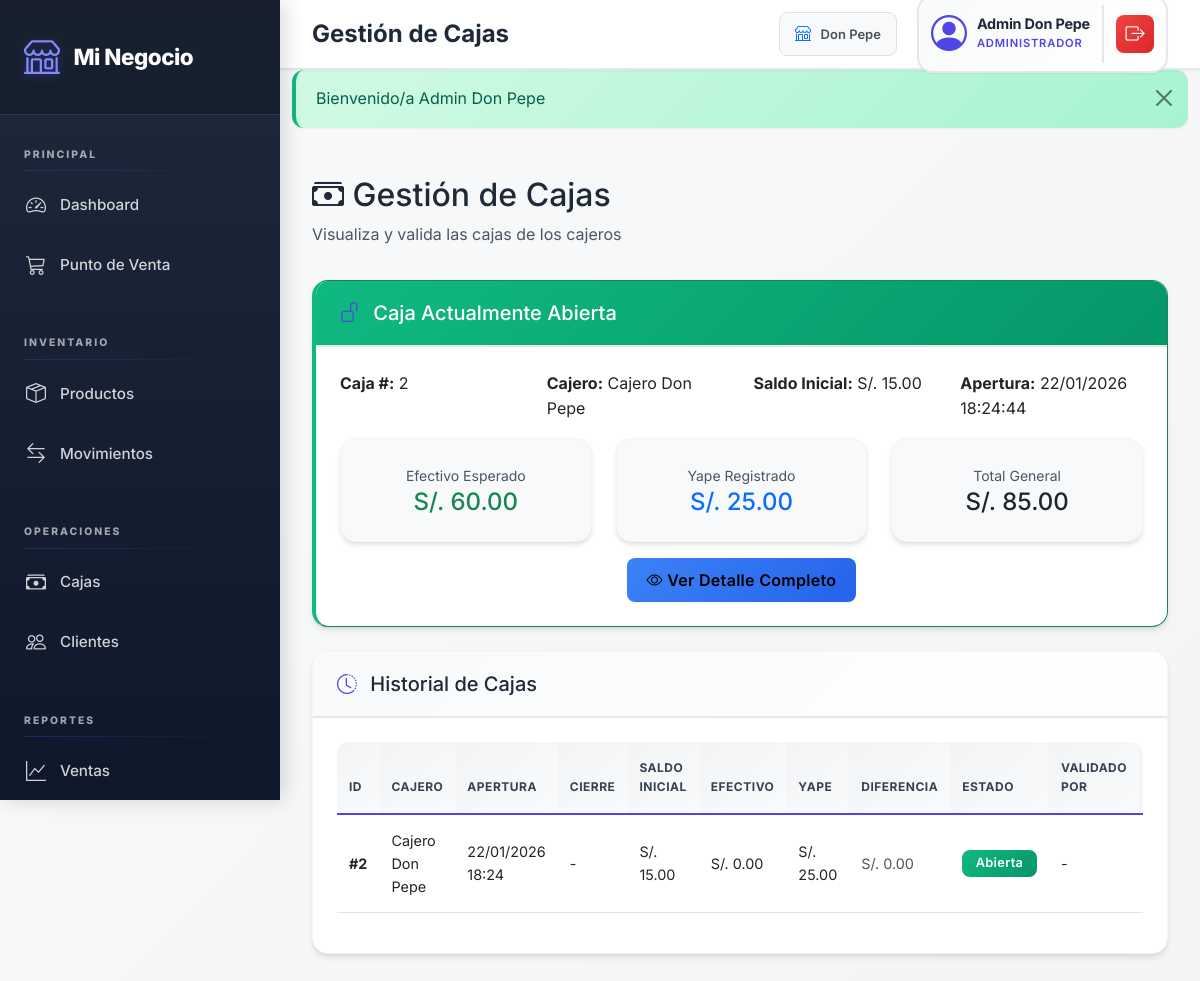
Screenshot of /views/admin/cajas.php (signed in) with the database file from the repository.
### tables this page shows
CREATE TABLE `cajas` (
  `id` int(11) NOT NULL,
  `tienda_id` int(11) NOT NULL,
  `usuario_id` int(11) NOT NULL,
  `fecha_apertura` timestamp NOT NULL DEFAULT current_timestamp(),
  `saldo_inicial` decimal(10,2) NOT NULL DEFAULT 0.00,
  `fecha_cierre` timestamp NULL DEFAULT NULL,
  `efectivo_esperado` decimal(10,2) DEFAULT 0.00,
  `efectivo_contado` decimal(10,2) DEFAULT NULL,
  `yape_total_registrado` decimal(10,2) DEFAULT 0.00,
  `diferencia_efectivo` decimal(10,2) DEFAULT 0.00,
  `estado` enum('ABIERTA','CERRADA','VALIDADA') NOT NULL DEFAULT 'ABIERTA',
  `observacion` text DEFAULT NULL,
  `validado_por` int(11) DEFAULT NULL,
  `fecha_validacion` timestamp NULL DEFAULT NULL
);

CREATE TABLE `usuarios` (
  `id` int(11) NOT NULL,
  `tienda_id` int(11) DEFAULT NULL,
  `nombre` varchar(100) NOT NULL,
  `usuario` varchar(50) NOT NULL,
  `password` varchar(255) NOT NULL,
  `rol` enum('SUPER_ADMINISTRADOR','ADMINISTRADOR','CAJERO') NOT NULL DEFAULT 'CAJERO',
  `activo` tinyint(1) NOT NULL DEFAULT 1,
  `created_at` timestamp NOT NULL DEFAULT current_timestamp(),
  `updated_at` timestamp NOT NULL DEFAULT current_timestamp() ON UPDATE current_timestamp()
);

### config/config.php (called while the page is built, shortened)
<?php
function isLoggedIn() {
    return isset($_SESSION['user_id']) && isset($_SESSION['rol']);
}
function formatMoney($amount) {
    return 'S/. ' . number_format($amount ?? 0, 2);
}
function formatDate($date) {
    return date('d/m/Y H:i:s', strtotime($date));
}
function e($value) {
    return htmlspecialchars((string)$value, ENT_QUOTES, 'UTF-8');
}
function getCajaAbierta($usuario_id = null) {
    $db = Database::getInstance()->getConnection();
    $params = [];
    $sql = "SELECT * FROM cajas WHERE estado = 'ABIERTA'";
    if (hasTienda()) {
        $sql .= " AND tienda_id = :tienda_id";
        $params['tienda_id'] = getTiendaId();
    }
    $sql .= " ORDER BY id DESC LIMIT 1";
    $stmt = $db->prepare($sql);
    $stmt->execute($params);
    return $stmt->fetch();
}
function isSuperAdmin() {
    return isLoggedIn() && $_SESSION['rol'] === 'SUPER_ADMINISTRADOR';
}
function getTiendaId() {
    return $_SESSION['tienda_id'] ?? null;
}
function hasTienda() {
    return isset($_SESSION['tienda_id']) && $_SESSION['tienda_id'] !== null;
}

### views/admin/cajas.php (the view, shortened to what this page needs)
<?php
require_once '../../config/config.php';
include '../layouts/header.php';
$db = Database::getInstance()->getConnection();
$caja_abierta = getCajaAbierta();
$sql_historial = "
    SELECT c.*, u.nombre as usuario, v.nombre as validador
    FROM cajas c
    INNER JOIN usuarios u ON c.usuario_id = u.id
    LEFT JOIN usuarios v ON c.validado_por = v.id
    WHERE 1=1
";
if (!isSuperAdmin()) {
    $sql_historial .= " AND c.tienda_id = :tienda_id";
}
$sql_historial .= " ORDER BY c.id DESC LIMIT 50";
$stmt = $db->prepare($sql_historial);
$params = [];
if (!isSuperAdmin()) {
    $params['tienda_id'] = getTiendaId();
}
$stmt->execute($params);
$cajas = $stmt->fetchAll();
?>
<div class="row mb-3">
    <div class="col-12">
        <h2><i class="bi bi-cash-stack"></i> Gestión de Cajas</h2>
        <p class="text-muted">Visualiza y valida las cajas de los cajeros</p>
    </div>
</div>
<?php if ($caja_abierta): ?>
<div class="row mb-4">
    <div class="col-12">
        <div class="card border-success">
            <div class="card-header bg-success text-white">
                <h5 class="mb-0"><i class="bi bi-unlock"></i> Caja Actualmente Abierta</h5>
            </div>
            <div class="card-body">
                <div class="row">
                    <div class="col-md-3">
                        <strong>Caja #:</strong> <?php echo e($caja_abierta['id']); ?>
                    </div>
                    <div class="col-md-3">
                        <strong>Cajero:</strong>
                        <?php
                        $stmt = $db->prepare("SELECT nombre FROM usuarios WHERE id = :id");
                        $stmt->execute(['id' => $caja_abierta['usuario_id']]);
                        $cajero = $stmt->fetch();
                        echo $cajero['nombre'];
                        ?>
                    </div>
                    <div class="col-md-3">
                        <strong>Saldo Inicial:</strong> <?php echo e(formatMoney($caja_abierta['saldo_inicial'])); ?>
                    </div>
                    <div class="col-md-3">
                        <strong>Apertura:</strong> <?php echo e(formatDate($caja_abierta['fecha_apertura'])); ?>
                    </div>
                </div>
                <div class="row mt-3">
                    <div class="col-md-4">
                        <div class="card bg-light">
                            <div class="card-body text-center">
                                <small class="text-muted">Efectivo Esperado</small>
                                <h4 class="text-success mb-0"><?php echo e(formatMoney($caja_abierta['saldo_inicial'] + $caja_abierta['efectivo_esperado'])); ?></h4>
                            </div>
                        </div>
                    </div>
                    <div class="col-md-4">
                        <div class="card bg-light">
                            <div class="card-body text-center">
                                <small class="text-muted">Yape Registrado</small>
                                <h4 class="text-primary mb-0"><?php echo e(formatMoney($caja_abierta['yape_total_registrado'])); ?></h4>
                            </div>
                        </div>
                    </div>
                    <div class="col-md-4">
                        <div class="card bg-light">
                            <div class="card-body text-center">
                                <small class="text-muted">Total General</small>
                                <h4 class="text-dark mb-0"><?php echo e(formatMoney($caja_abierta['saldo_inicial'] + $caja_abierta['efectivo_esperado'] + $caja_abierta['yape_total_registrado'])); ?></h4>
                            </div>
                        </div>
                    </div>
                </div>
                <div class="row mt-3">
                    <div class="col-12 text-center">
                        <button class="btn btn-info" onclick="window.open('<?php echo e(BASE_URL); ?>/views/admin/detalle_caja.php?id=<?php echo e($caja_abierta['id']); ?>', '_blank')">
                            <i class="bi bi-eye"></i> Ver Detalle Completo
                        </button>
                    </div>
                </div>
            </div>
        </div>
    </div>
</div>
<?php endif; ?>
<div class="row">
    <div class="col-12">
        <div class="card">
            <div class="card-header">
                <h5 class="mb-0"><i class="bi bi-clock-history"></i> Historial de Cajas</h5>
            </div>
            <div class="card-body">
                <div class="table-responsive">
                    <table class="table table-hover table-sm">
                        <thead>
                            <tr>
                                <th>ID</th>
                                <th>Cajero</th>
                                <th>Apertura</th>
                                <th>Cierre</th>
                                <th>Saldo Inicial</th>
                                <th>Efectivo</th>
                                <th>Yape</th>
                                <th>Diferencia</th>
                                <th>Estado</th>
                                <th>Validado Por</th>
                                <th class="text-center">Acción</th>
                            </tr>
                        </thead>
                        <tbody>
                            <?php foreach ($cajas as $caja): ?>
                            <tr>
                                <td><strong>#<?php echo e($caja['id']); ?></strong></td>
                                <td><?php echo e($caja['usuario']); ?></td>
                                <td><?php echo e(date('d/m/Y H:i', strtotime($caja['fecha_apertura']))); ?></td>
                                <td><?php echo e($caja['fecha_cierre'] ? date('d/m/Y H:i', strtotime($caja['fecha_cierre'])) : '-'); ?></td>
                                <td><?php echo e(formatMoney($caja['saldo_inicial'])); ?></td>
                                <td><?php echo e(formatMoney($caja['efectivo_contado'] ?? 0)); ?></td>
                                <td><?php echo e(formatMoney($caja['yape_total_registrado'])); ?></td>
                                <td>
                                    <?php
                                    $diff = $caja['diferencia_efectivo'];
                                    if ($diff > 0) {
                                        echo '<span class="text-success">+' . formatMoney($diff) . '</span>';
                                    } elseif ($diff < 0) {
                                        echo '<span class="text-danger">' . formatMoney($diff) . '</span>';
                                    } else {
                                        echo '<span class="text-muted">' . formatMoney(0) . '</span>';
                                    }
                                    ?>
                                </td>
                                <td>
                                    <?php if ($caja['estado'] === 'ABIERTA'): ?>
                                        <span class="badge bg-success">Abierta</span>
                                    <?php elseif ($caja['estado'] === 'CERRADA'): ?>
                                        <span class="badge bg-warning">Pendiente</span>
                                    <?php else: ?>
                                        <span class="badge bg-secondary">Validada</span>
                                    <?php endif; ?>
                                </td>
                                <td><?php echo e($caja['validador'] ?? '-'); ?></td>
                                <td class="text-center">
                                </td>
                            </tr>
                            <?php endforeach; ?>
                        </tbody>
                    </table>
                </div>
            </div>
        </div>
    </div>
</div>
<?php
include '../layouts/footer.php';
?>

### assets/css/style.css (style rules this page uses)
:root { --primary-color: #4F46E5; --primary-dark: #4338CA; --primary-light: #818CF8; --secondary-color: #64748B; --success-color: #10B981; --danger-color: #EF4444; --warning-color: #F59E0B; --info-color: #3B82F6; --gray-50: #F9FAFB; --gray-100: #F3F4F6; --gray-200: #E5E7EB; --gray-300: #D1D5DB; --gray-600: #4B5563; --gray-700: #374151; --gray-800: #1F2937; --gray-900: #111827; --font-primary: 'Inter', -apple-system, BlinkMacSystemFont, 'Segoe UI', sans-serif; --font-mono: 'JetBrains Mono', 'Courier New', monospace; --spacing-xs: 0.25rem; --spacing-sm: 0.5rem; --spacing-md: 1rem; --spacing-lg: 1.5rem; --spacing-xl: 2rem; --radius-sm: 0.375rem; --radius-md: 0.5rem; --radius-lg: 0.75rem; --radius-xl: 1rem; --shadow-sm: 0 1px 2px 0 rgba(0, 0, 0, 0.05); --shadow-md: 0 4px 6px -1px rgba(0, 0, 0, 0.1), 0 2px 4px -1px rgba(0, 0, 0, 0.06); --shadow-lg: 0 10px 15px -3px rgba(0, 0, 0, 0.1), 0 4px 6px -2px rgba(0, 0, 0, 0.05); --shadow-xl: 0 20px 25px -5px rgba(0, 0, 0, 0.1), 0 10px 10px -5px rgba(0, 0, 0, 0.04); }
* { margin: 0; padding: 0; box-sizing: border-box; }
body { font-family: var(--font-primary); background: linear-gradient(135deg, var(--gray-50) 0%, var(--gray-100) 100%); background-attachment: fixed; color: var(--gray-800); line-height: 1.6; min-height: 100vh; overflow-x: hidden; -webkit-font-smoothing: antialiased; -moz-osx-font-smoothing: grayscale; }
.card { border: none; border-radius: var(--radius-xl); box-shadow: var(--shadow-md); transition: all 0.3s cubic-bezier(0.4, 0, 0.2, 1); background: white; overflow: hidden; border: 1px solid var(--gray-100); }
.card-header { background: linear-gradient(135deg, var(--gray-50) 0%, white 100%); border-bottom: 2px solid var(--gray-200); font-weight: 700; padding: 1.25rem 1.5rem; font-size: 1.1rem; color: var(--gray-800); }
.card-header i { color: var(--primary-color); margin-right: 0.5rem; }
.card-body { padding: 1.5rem; }
.card.border-success { border-left: 4px solid var(--success-color) !important; }
.btn { border-radius: var(--radius-md); font-weight: 600; padding: 0.625rem 1.25rem; transition: all 0.3s ease; border: none; box-shadow: var(--shadow-sm); letter-spacing: 0.3px; }
.btn-info { background: linear-gradient(135deg, #3B82F6 0%, #2563EB 100%); }
.table { font-size: 0.9rem; }
.table thead th { background: linear-gradient(135deg, var(--gray-100) 0%, var(--gray-50) 100%); border-bottom: 2px solid var(--primary-color); font-weight: 700; text-transform: uppercase; font-size: 0.75rem; color: var(--gray-700); letter-spacing: 0.5px; padding: 1rem 0.75rem; }
.table tbody tr { transition: all 0.2s ease; }
.table tbody td { padding: 0.875rem 0.75rem; vertical-align: middle; }
.table-responsive { border-radius: var(--radius-lg); overflow-x: auto; overflow-y: hidden; -webkit-overflow-scrolling: touch; }
.table-responsive > table { min-width: 600px; }
.badge { font-weight: 600; padding: 0.45rem 0.85rem; border-radius: var(--radius-md); letter-spacing: 0.3px; font-size: 0.8rem; }
.badge.bg-success { background: linear-gradient(135deg, #10B981 0%, #059669 100%) !important; }
.bg-success { background: linear-gradient(135deg, #10B981 0%, #059669 100%) !important; color: white !important; }
.text-muted { color: var(--gray-600) !important; }
small.text-muted { color: var(--gray-600) !important; }

### rows the page displays
cajas: id "2", saldo_inicial "S/. 15.00", fecha_apertura "22/01/2026 18:24:44", formatMoney($caja_abierta['saldo_inicial'] + $caja_abierta['efectivo_esperado']) "S/. 60.00", yape_total_registrado "S/. 25.00", saldo_inicial+efectivo_esperado+yape_total_registrado "S/. 85.00", usuario.nombre "Cajero Don Pepe", fecha_apertura "22/01/2026 18:24", fecha_cierre "-", efectivo_contado "S/. 0.00", estado "Abierta", validador "-"
usuarios: nombre "Cajero Don Pepe"

### other values shown
$page_title "Gestión de Cajas"
getTiendaNombre() "Don Pepe"
$_SESSION['nombre'] "Admin Don Pepe"
$_SESSION['rol'] "ADMINISTRADOR"
$flash['message'] "Bienvenido/a Admin Don Pepe"
